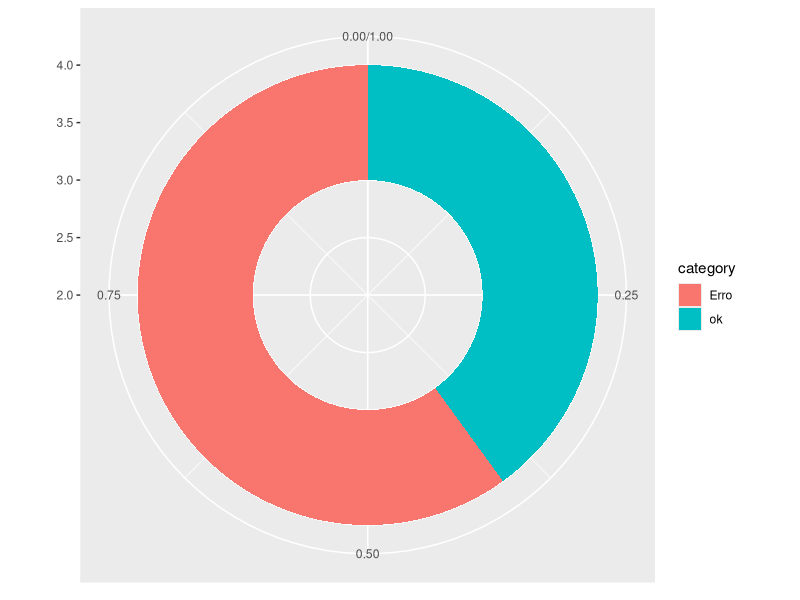

Source code (R):
#Fist running 
install.packages("class")
install.packages("ggplot2")


# Get and print current working directory.
print(getwd())
# Set current working directory.
setwd("C:/Users/Eonassis-Air/Desktop/Doutorado UFA/3 SM Reg 2022 1/projetoIA")
# Get and print current working directory.
print(getwd())

#read csv MB
DATA_HM <- read.csv("DATA_HM.csv")
#print data
print(DATA_HM)

#verify is NA ?
any(is.na(DATA_HM))

#train data
hm_train <- DATA_HM[1:45, -3]
#train data labels
hm_train_labels <- DATA_HM[1:45, 3]

#test data
hm_test <- DATA_HM[46:55, -3]
#test data labels
hm_test_labels <- DATA_HM[46:55, 3]

library(class)

#knn alterar o k para achar melhor resultado para o dataset
hm_test_pred <- knn(train = hm_train, test = hm_test, cl = hm_train_labels, k=5)

# unir o vetor de resultados e o de teste
hm_res <- data.frame(hm_test_pred, hm_test_labels)

hm_res$results = ifelse(hm_res$hm_test_pred == hm_res$hm_test_labels, 'Ok',
                      ifelse(hm_res$hm_test_pred != hm_res$hm_test_labels, 'Erro', 'Erro'))

hm_res$results_data = ifelse(hm_res$hm_test_pred == hm_res$hm_test_labels, '1',
                        ifelse(hm_res$hm_test_pred != hm_res$hm_test_labels, '2', '2'))


# imprime o resultado
print(hm_res)

######################plot########################

# load library
library(ggplot2)

# Create test data.
data <- data.frame(
  category=c("ok", "Erro"),
  count=c(sum(hm_res==1), sum(hm_res==2))
)


# Compute percentages
data$fraction = data$count / sum(data$count)

# Compute the cumulative percentages (top of each rectangle)
data$ymax = cumsum(data$fraction)

# Compute the bottom of each rectangle
data$ymin = c(0, head(data$ymax, n=-1))

# Make the plot
ggplot(data, aes(ymax=ymax, ymin=ymin, xmax=4, xmin=3, fill=category)) +
  geom_rect() +
  coord_polar(theta="y") + # Try to remove that to understand how the chart is built initially
  xlim(c(2, 4)) # Try to remove that to see how to make a pie chart

######## best k ###############


hm_resfor <- hm_res

for (i in 1:45) {
  
  #knn alterar o k para achar melhor resultado para o dataset
  hm_test_predfor <- knn(train = hm_train, test = hm_test, cl = hm_train_labels, k=i)
  
  
  # unir o vetor de resultados e o de teste
  hm_resfor <- data.frame(hm_resfor , hm_test_predfor)
  
  
  
}

hm_resfor
write.csv(hm_resfor, "aaa.csv")
